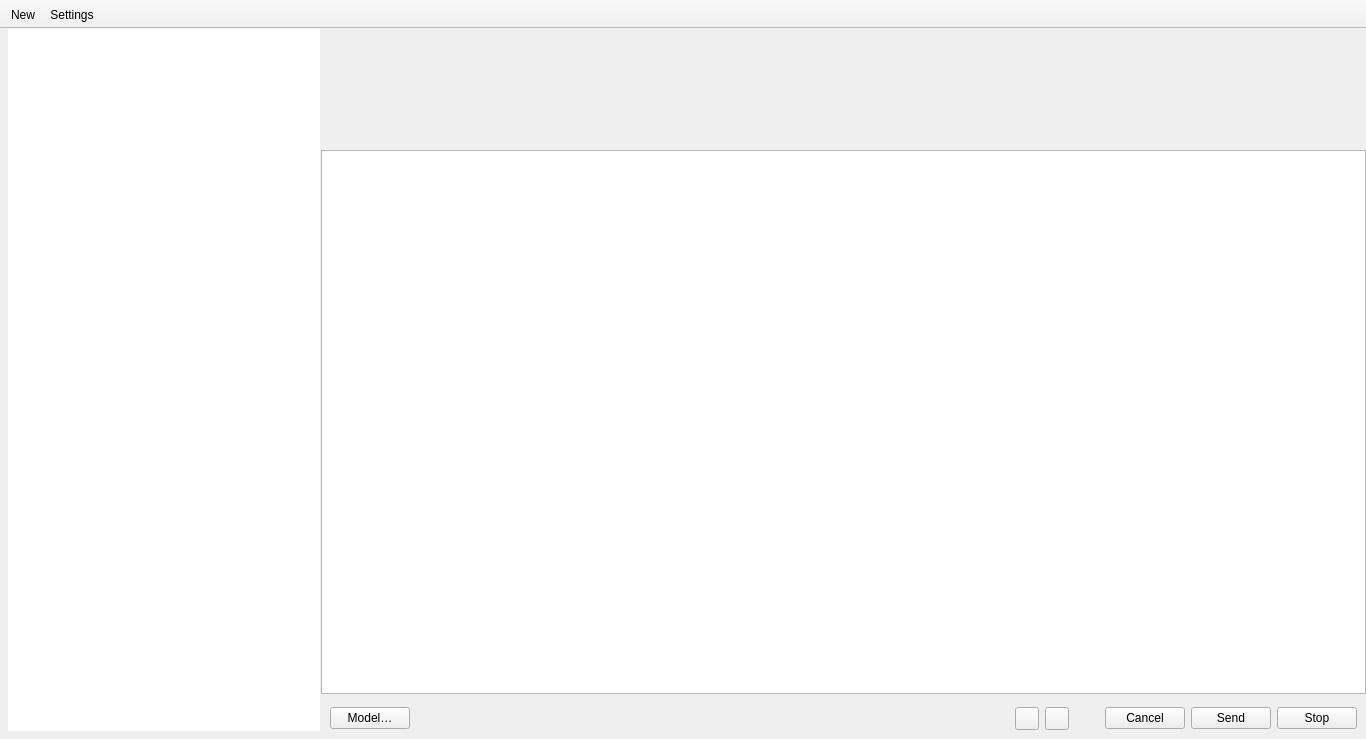
<?xml version="1.0" encoding="UTF-8"?>
<ui version="4.0">
 <class>MainWindow</class>
 <widget class="QMainWindow" name="MainWindow">
  <property name="geometry">
   <rect>
    <x>0</x>
    <y>0</y>
    <width>1366</width>
    <height>739</height>
   </rect>
  </property>
  <property name="windowTitle">
   <string>Okapi</string>
  </property>
  <widget class="QWidget" name="centralwidget">
   <layout class="QHBoxLayout" name="centralLayout">
    <property name="leftMargin">
     <number>0</number>
    </property>
    <property name="topMargin">
     <number>0</number>
    </property>
    <property name="rightMargin">
     <number>0</number>
    </property>
    <property name="bottomMargin">
     <number>0</number>
    </property>
    <property name="spacing">
     <number>0</number>
    </property>
    <item>
     <widget class="QSplitter" name="mainSplitter">
      <property name="orientation">
       <enum>Qt::Horizontal</enum>
      </property>
      <property name="handleWidth">
       <number>1</number>
      </property>
      <widget class="QWidget" name="sidebar">
       <property name="minimumSize">
        <size>
         <width>200</width>
         <height>0</height>
        </size>
       </property>
       <property name="maximumSize">
        <size>
         <width>320</width>
         <height>16777215</height>
        </size>
       </property>
       <layout class="QVBoxLayout" name="sidebarLayout">
        <property name="leftMargin">
         <number>8</number>
        </property>
        <property name="topMargin">
         <number>0</number>
        </property>
        <property name="rightMargin">
         <number>0</number>
        </property>
        <property name="bottomMargin">
         <number>8</number>
        </property>
        <item>
         <!-- Placeholder for the custom Sidebar::m_tree (QTreeWidget) -->
         <widget class="QTreeWidget" name="sidebarTree">
          <property name="frameShape">
           <enum>QFrame::NoFrame</enum>
          </property>
          <property name="headerHidden">
           <bool>true</bool>
          </property>
          <column>
           <property name="text">
            <string>Chats</string>
           </property>
          </column>
         </widget>
        </item>
       </layout>
      </widget>
      <widget class="QWidget" name="rightPanel">
       <layout class="QVBoxLayout" name="rightLayout">
        <property name="leftMargin">
         <number>0</number>
        </property>
        <property name="topMargin">
         <number>0</number>
        </property>
        <property name="rightMargin">
         <number>0</number>
        </property>
        <property name="bottomMargin">
         <number>0</number>
        </property>
        <property name="spacing">
         <number>0</number>
        </property>
        <item>
         <widget class="QSplitter" name="rightSplitter">
          <property name="orientation">
           <enum>Qt::Vertical</enum>
          </property>
          <property name="handleWidth">
           <number>1</number>
          </property>
          <property name="childrenCollapsible">
           <bool>false</bool>
          </property>
          <widget class="QWidget" name="chatViewHost">
           <property name="minimumSize">
            <size>
             <width>0</width>
             <height>120</height>
            </size>
           </property>
           <layout class="QVBoxLayout" name="chatMarginLayout">
            <property name="leftMargin">
             <number>0</number>
            </property>
            <property name="topMargin">
             <number>0</number>
            </property>
            <property name="rightMargin">
             <number>0</number>
            </property>
            <property name="bottomMargin">
             <number>0</number>
            </property>
            <item>
             <!-- Placeholder for the custom WebChatView (QWebEngineView) -->
             <widget class="QWidget" name="chatView"/>
            </item>
           </layout>
          </widget>
          <widget class="QWidget" name="composerColumn">
           <property name="minimumSize">
            <size>
             <width>0</width>
             <height>96</height>
            </size>
           </property>
           <layout class="QVBoxLayout" name="composerColumnLayout">
            <property name="spacing">
             <number>4</number>
            </property>
            <item>
             <widget class="QWidget" name="composer">
              <layout class="QVBoxLayout" name="composerLayout">
               <property name="leftMargin">
                <number>0</number>
               </property>
               <property name="topMargin">
                <number>0</number>
               </property>
               <property name="rightMargin">
                <number>0</number>
               </property>
               <property name="bottomMargin">
                <number>0</number>
               </property>
               <property name="spacing">
                <number>2</number>
               </property>
               <item>
                <!-- Placeholder for Composer's MessageTextEdit (QPlainTextEdit) -->
                <widget class="QPlainTextEdit" name="composerInput">
                 <property name="styleSheet">
                  <string notr="true">QPlainTextEdit { border: 1px solid palette(mid); }</string>
                 </property>
                </widget>
               </item>
              </layout>
             </widget>
            </item>
            <item>
             <widget class="QWidget" name="footerRow">
              <layout class="QHBoxLayout" name="footerLayout">
               <property name="spacing">
                <number>6</number>
               </property>
               <item>
                <!-- Placeholder for the custom ModelPickerButton -->
                <widget class="QPushButton" name="modelPicker">
                 <property name="text">
                  <string>Model…</string>
                 </property>
                 <property name="toolTip">
                  <string>Select model backend and model</string>
                 </property>
                </widget>
               </item>
               <item>
                <spacer name="footerSpacer">
                 <property name="orientation">
                  <enum>Qt::Horizontal</enum>
                 </property>
                 <property name="sizeHint" stdset="0">
                  <size>
                   <width>40</width>
                   <height>20</height>
                  </size>
                 </property>
                </spacer>
               </item>
               <item>
                <widget class="QToolButton" name="micButton">
                 <property name="toolTip">
                  <string>Dictate</string>
                 </property>
                </widget>
               </item>
               <item>
                <widget class="QToolButton" name="attachButton">
                 <property name="toolTip">
                  <string>Attach files</string>
                 </property>
                </widget>
               </item>
               <item>
                <widget class="QToolButton" name="speakButton">
                 <property name="toolTip">
                  <string>Audio output (text-to-speech)</string>
                 </property>
                 <property name="checkable">
                  <bool>true</bool>
                 </property>
                 <property name="autoRaise">
                  <bool>true</bool>
                 </property>
                </widget>
               </item>
               <item>
                <widget class="QPushButton" name="cancelEditButton">
                 <property name="text">
                  <string>Cancel</string>
                 </property>
                 <property name="visible">
                  <bool>false</bool>
                 </property>
                </widget>
               </item>
               <item>
                <widget class="QPushButton" name="sendButton">
                 <property name="text">
                  <string>Send</string>
                 </property>
                </widget>
               </item>
               <item>
                <widget class="QPushButton" name="stopButton">
                 <property name="text">
                  <string>Stop</string>
                 </property>
                 <property name="visible">
                  <bool>false</bool>
                 </property>
                </widget>
               </item>
              </layout>
             </widget>
            </item>
           </layout>
          </widget>
         </widget>
        </item>
       </layout>
      </widget>
     </widget>
    </item>
   </layout>
  </widget>
  <widget class="QToolBar" name="mainToolBar">
   <property name="windowTitle">
    <string>Main</string>
   </property>
   <property name="movable">
    <bool>false</bool>
   </property>
   <property name="floatable">
    <bool>false</bool>
   </property>
   <attribute name="toolBarArea">
    <enum>TopToolBarArea</enum>
   </attribute>
   <attribute name="toolBarBreak">
    <bool>false</bool>
   </attribute>
   <addaction name="actionNew"/>
   <addaction name="actionSettings"/>
  </widget>
  <action name="actionNew">
   <property name="text">
    <string>New</string>
   </property>
   <property name="toolTip">
    <string>Start a new chat</string>
   </property>
  </action>
  <action name="actionSettings">
   <property name="text">
    <string>Settings</string>
   </property>
   <property name="toolTip">
    <string>Open settings</string>
   </property>
  </action>
 </widget>
 <resources/>
 <connections/>
</ui>
